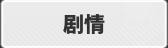
#> input picture module/campaign/vision/assets/chapter_list_tab.png, 168 x 48 px; its folder holds 5 pictures in this run
$ python hard_list.py
#> lines starting #> are read from the running program, lines starting #| are printed output that depends on the picture
"""竖屏章节列表（CHAPTER LIST）里切到困难难度：识别列表、困难页签、已解锁的困难章节卡片及其进度计数。

主线地图右下角的 NORMAL/HARD 标签点开后是章节列表，底部「剧情 / 普通 / 困难」三个页签，
困难页按之字形排列章节卡片：已解锁的卡片上下边框是白线（灰度约 235），未解锁的边框发灰（约 200）
且中间是锁图标。输入均为 720×1280 BGR 客户区截图。
实录 2026-10-23：困难页自动滚到当前进度附近，第 3 章 COMPLETE、第 4 章 0/18，第 5 章起上锁。
"""

import re
from datetime import datetime
from pathlib import Path

import cv2
import numpy as np

ASSETS = Path(__file__).resolve().parent / 'assets'
LIST_TAB = cv2.imread(str(ASSETS / 'chapter_list_tab.png'))
#> LIST_TAB is the input picture: shape (48, 168, 3); mean B, G, R 221.7, 221.7, 221.7
if LIST_TAB is None:
    raise FileNotFoundError(ASSETS / 'chapter_list_tab.png')
# 只比对「剧情」页签左侧 3/4：有新剧情时右上角会叠红色 N 角标。
# 实录 2026-10-24：带角标时整张模板只有 0.71，去掉右侧后 0.997，其它画面最高 0.59。
LIST_TAB = LIST_TAB[:, :LIST_TAB.shape[1] * 3 // 4]
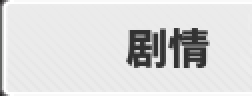
#> LIST_TAB: shape (48, 126, 3) (shown 2 times larger); mean B, G, R 218.1, 218.1, 218.1
LIST_TAB_REGION = (0, 1050, 360, 1200)
LIST_TAB_THRESHOLD = .9
# 地图右下角难度标签（竖屏）、困难页签、关闭按钮
DIFFICULTY_TAG = (540, 1158)
HARD_TAB = (583, 1123)
HARD_TAB_AREA = (510, 1103, 660, 1145)
LIST_CLOSE = (630, 153)
# 卡片在左右两列交替排列
CARD_COLUMNS = ((68, 258), (462, 652))
LIST_AREA = (180, 1090)
BORDER_GRAY = 220
CARD_HEIGHT = (30, 50)
# 困难页截图样本，供进度计数复查，最多保留 SAMPLE_LIMIT 张。
SAMPLE_FOLDER = Path('log/campaign/chapter_list')
SAMPLE_LIMIT = 20
# 卡片标题框下方的进度计数（相对标题框中心，720×1280）。实录 2026-10-25 困难页：
# 第 7 章 收集品 1/5、蓝色关卡 34/34、红色关卡 2/2；第 8 章 3/5、27/27、2/2；第 9 章 0/5、12/27、0/2。
# 蓝色、红色两项都满即本章关卡全部通关（收集品不计）。
COUNTER_AREAS = dict(stage=(-48, 58, 4, 86), main=(26, 58, 70, 86))
COUNTER_ROWS = (-95, 28, 95, 88)
# 计数是空心描边字体，OCR 对 2、7 常漏读或把斜杠读成 1（27/27 → 27127），不能单独判定是否满。
# n==N 时斜杠两侧的字形逐像素相同：取文字最左、最右等宽两段做归一化互相关，满的样本 0.99，
# 12/27 只有 0.61。中间只留斜杠的宽度。
COUNTER_LEVEL = 120
COUNTER_SATURATION = 70
COUNTER_SAME = .95
SLASH_WIDTH = (5, 16)


# [100 lines left out: functions list_visible, hard_tab_active, unlocked_cards, save_sample, counter_symmetry, parse_counter and 1 more, not called in this run]
